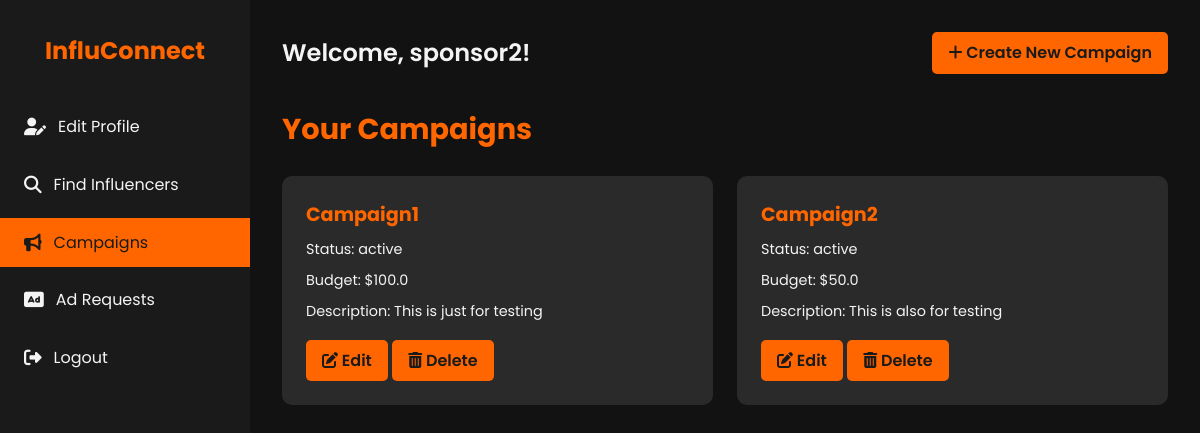
/sponsor (signed in), run on the app's committed database.
### models.py (models this page shows, shortened)
class User(db.Model, UserMixin):
    id = db.Column(db.Integer, primary_key=True)
    username = db.Column(db.String(80), unique=True, nullable=False)
    password = db.Column(db.String(200), nullable=False)
    email = db.Column(db.String(120), unique=True, nullable=False)
    role = db.Column(db.String(50), nullable=False)  # admin, sponsor, influencer
    is_active = db.Column(db.Boolean, default=True)

class Campaign(db.Model):
    id = db.Column(db.Integer, primary_key=True)
    sponsor_id = db.Column(db.Integer, db.ForeignKey('sponsor.id'), nullable=False)
    title = db.Column(db.String(120), nullable=False)
    description = db.Column(db.Text)
    budget = db.Column(db.Float)
    category = db.Column(db.String(120))
    status = db.Column(db.String(50), nullable=False)  # active, completed, flagged
    start_date = db.Column(db.DateTime)
    end_date = db.Column(db.DateTime)
    is_public = db.Column(db.Boolean, default=True)
    sponsor = db.relationship('Sponsor', backref=db.backref('campaigns', lazy=True))

### app.py (the view)
    @app.route('/sponsor')
    @login_required
    @sponsor_required
    def sponsor():
        username = session.get('username', 'Guest')
        campaigns = Campaign.query.filter_by(sponsor_id=current_user.id).all()
        print("Username:", username)
        return render_template('sponsor.html', username=username, campaigns=campaigns)

### templates/sponsor.html (shortened to what this page needs)
<!DOCTYPE html>
<html lang="en">
<head>
    <link rel="stylesheet" href="https://cdnjs.cloudflare.com/ajax/libs/font-awesome/6.1.1/css/all.min.css">
</head>
<body>
    <div class="dashboard">
        <aside class="sidebar">
            <div class="logo">
                <h1>InfluConnect</h1>
            </div>
            <nav>
                <ul class="nav-menu">
                    <li class="nav-item">
                        <a href="{{ url_for('sponsor_profile') }}" class="nav-link">
                            <i class="fas fa-user-edit"></i> Edit Profile
                        </a>
                    </li>
                    <li class="nav-item">
                        <a href="{{ url_for('search_influencers') }}" class="nav-link">
                            <i class="fas fa-search"></i> Find Influencers
                        </a>
                    </li>
                    <li class="nav-item">
                        <a href="{{ url_for('campaigns_list') }}" class="nav-link active">
                            <i class="fas fa-bullhorn"></i> Campaigns
                        </a>
                    </li>
                    <li class="nav-item">
                        <a href="{{ url_for('create_ad_request') }}" class="nav-link">
                            <i class="fas fa-ad"></i> Ad Requests
                        </a>
                    </li>
                    <li class="nav-item">
                        <a href="{{ url_for('logout') }}" class="nav-link">
                            <i class="fas fa-sign-out-alt"></i> Logout
                        </a>
                    </li>
                </ul>
            </nav>
        </aside>
        <main class="main-content">
            <header class="header">
                <h1 class="welcome-text">Welcome, {{username|default('Guest', true)}}!</h1>
                <a href="{{ url_for('create_campaign') }}" class="btn">
                    <i class="fas fa-plus"></i> Create New Campaign
                </a>
            </header>
            <section>
                <h2 class="section-title">Your Campaigns</h2>
                {% if campaigns %}
                <div class="campaigns-grid">
                    {% for campaign in campaigns %}
                        <div class="campaign-card">
                            <h3 class="campaign-title">{{ campaign.title }}</h3>
                            <p class="campaign-info">Status: {{ campaign.status }}</p>
                            <p class="campaign-info">Budget: ${{ campaign.budget }}</p>
                            <p class="campaign-info">Description: {{ campaign.description|truncate(100) }}</p>
                            <div class="campaign-actions">
                                <a href="{{ url_for('update_campaign', campaign_id=campaign.id) }}" class="btn btn-edit">
                                    <i class="fas fa-edit"></i> Edit
                                </a>
                                <a href="{{ url_for('delete_campaign', campaign_id=campaign.id) }}" class="btn btn-delete" onclick="return confirm('Are you sure you want to delete this campaign?');">
                                    <i class="fas fa-trash-alt"></i> Delete
                                </a>
                            </div>
                        </div>
                    {% endfor %}
                    </div>
                {% endif %}
            </section>
        </main>
    </div>
</body>
</html>

### templates/sponsor.html (style rules this page uses)
:root { --primary-color: #1a1a1a; --secondary-color: #ff6600; --text-color: #f4f4f4; --bg-color: #121212; --card-bg-color: #2a2a2a; --hover-color: #ff8533; }
* { margin: 0; padding: 0; box-sizing: border-box; }
body { font-family: 'Poppins', sans-serif; line-height: 1.6; color: var(--text-color); background-color: var(--bg-color); }
.dashboard { display: flex; min-height: 100vh; }
.sidebar { width: 250px; background-color: var(--primary-color); padding: 2rem 0; position: fixed; height: 100vh; overflow-y: auto; }
.logo { text-align: center; margin-bottom: 2rem; }
.logo h1 { color: var(--secondary-color); font-size: 1.5rem; }
.nav-menu { list-style-type: none; }
.nav-item { margin-bottom: 0.5rem; }
.nav-link { display: flex; align-items: center; padding: 0.75rem 1.5rem; color: var(--text-color); text-decoration: none; transition: all 0.3s ease; }
.nav-link:hover, .nav-link.active { background-color: var(--secondary-color); color: var(--primary-color); }
.nav-link i { margin-right: 0.75rem; font-size: 1.1rem; }
.main-content { flex-grow: 1; margin-left: 250px; padding: 2rem; }
.header { display: flex; justify-content: space-between; align-items: center; margin-bottom: 2rem; }
.welcome-text { font-size: 1.5rem; font-weight: 600; }
.btn { background-color: var(--secondary-color); color: var(--primary-color); padding: 0.5rem 1rem; border: none; border-radius: 5px; cursor: pointer; font-weight: 600; transition: all 0.3s ease; text-decoration: none; display: inline-block; }
.section-title { margin-bottom: 1.5rem; font-size: 1.8rem; color: var(--secondary-color); }
.campaigns-grid { display: grid; grid-template-columns: repeat(auto-fill, minmax(300px, 1fr)); gap: 1.5rem; margin-top: 1rem; }
.campaign-card { background-color: var(--card-bg-color); border-radius: 10px; padding: 1.5rem; transition: all 0.3s ease; }
.campaign-title { font-size: 1.2rem; margin-bottom: 0.5rem; color: var(--secondary-color); }
.campaign-info { font-size: 0.9rem; margin-bottom: 0.5rem; }
.campaign-actions { margin-top: 1rem; }

### data on the page
User: username "sponsor2"
Campaign: title "Campaign1", status "active", budget "100.0", description "This is just for testing"
Campaign: title "Campaign2", status "active", budget "50.0", description "This is also for testing"
